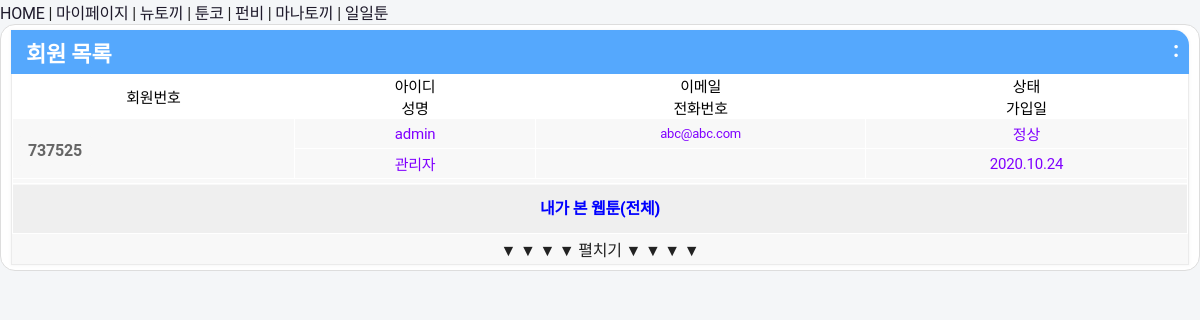
The app's page /user/index.php (signed in), older data.
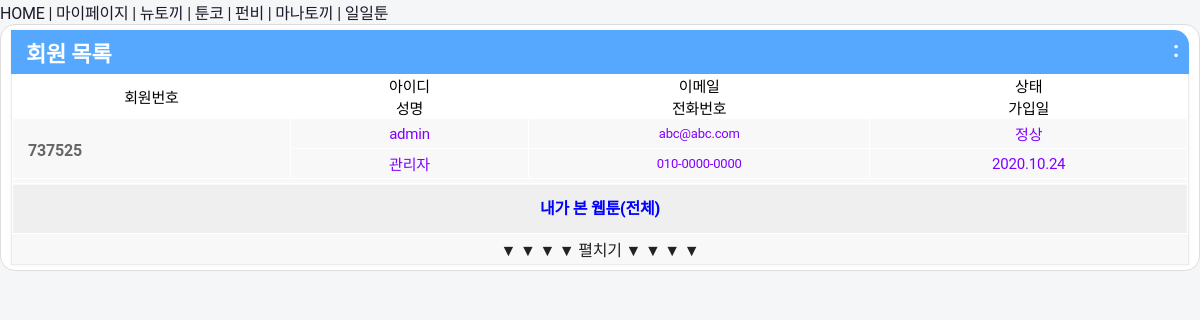
The same page, newer data.
### tables this page shows
CREATE TABLE 'TOON_USER' (MBR_NO TEXT NOT NULL PRIMARY KEY, USERID TEXT NOT NULL, USERNAME TEXT NOT NULL , PHONE TEXT , EMAIL TEXT , PASSWORD TEXT , Memo TEXT , REGDTIME TEXT , UPTDTIME TEXT , STATUS TEXT);

### lib/dbconn.php (called while the page is built, shortened)
<?php
	$cookieMbrNo = $_COOKIE["MBRNO"];
	$webtoonDB = new SQLite3($server_path.'../lib/webtoon.db');
	if($webtoonDB->lastErrorCode() == 0){
		if ( $cookieMbrNo != null && strlen($cookieMbrNo) > 0 ) {
			$mbr_no = openssl_decrypt($cookieMbrNo, 'AES-256-CBC', KEY_256, 0, KEY_128);
			$result = $webtoonDB->query("SELECT MBR_NO, USERID, USERNAME, EMAIL, PHONE, REGDTIME FROM TOON_USER WHERE MBR_NO = '".$mbr_no."' AND STATUS IN ('OK','APPROVED') LIMIT 1;");
			while($row = $result->fetchArray(SQLITE3_ASSOC)){
				$userID = $row["USERID"];
			}
		}
	} else {
		echo "Database connection failed";
		echo $webtoonDB->lastErrorMsg();
	}
?>

### user/index.php (the view, shortened to what this page needs)
<?php
	include('../lib/header.php');
?>
<div id='container'>
	<div class='item'>
		<dl>
			<dt>회원 목록</dt>
			<dd>
				<div class='group' style='padding:0px;'>
					<table border=0 width="100%" cellspacing=0 cellpadding=0>
					<tr><td>
					<table style="line-height:1.5;border-color:#ffffff;" border=1 width="100%" cellspacing=0 cellpadding=0>
						<tr>
							<td rowspan="2" width="70" align="center" style='font-size:15px;color:#000000;'>회원번호</td><td width="60" align="center" style='font-size:15px;color:#000000;'>아이디</td><td align="center" style='font-size:15px;color:#000000;'>이메일</td><td width="80" align="center" style='font-size:15px;color:#000000;'>상태</td>
						</tr>
						<tr>
							<td align="center" style='font-size:15px;color:#000000;'>성명</td><td align="center" style='font-size:15px;color:#000000;'>전화번호</td><td align="center" style='font-size:15px;color:#000000;'>가입일</td>
						</tr>
<?php
	if ( $userID == "admin" || $userID == "jackie" ) {
		$userList = "SELECT MBR_NO, USERID, USERNAME, EMAIL, PHONE, CASE WHEN STATUS='OK' THEN '정상' WHEN STATUS='WAIT' THEN '승인대기' WHEN STATUS='REJECT' THEN '승인거절' WHEN STATUS='APPROVED' THEN '승인완료' END AS STATUS, REGDTIME FROM TOON_USER ORDER BY REGDTIME DESC, USERID; ";
	} else {
		$userList = "SELECT MBR_NO, USERID, USERNAME, EMAIL, PHONE, CASE WHEN STATUS='OK' THEN '정상' WHEN STATUS='WAIT' THEN '승인대기' WHEN STATUS='REJECT' THEN '승인거절' WHEN STATUS='APPROVED' THEN '승인완료' END AS STATUS, REGDTIME FROM TOON_USER WHERE USERID='".$userID."' ORDER BY REGDTIME DESC, USERID; ";
	}
	$webtoonView = $webtoonDB->query($userList);
	while($row = $webtoonView->fetchArray(SQLITE3_ASSOC)){
		$memmbr_no = $row["MBR_NO"];
		$memuserID = $row["USERID"];
		$memuserName = $row["USERNAME"];
		$memuserEmail = $row["EMAIL"];
		$memuserPhone = $row["PHONE"];
		$memuserStatus = $row["STATUS"];
		$memuserCreated = $row["REGDTIME"];
		$memuserCreated = substr($memuserCreated,0,4).".".substr($memuserCreated,4,2).".".substr($memuserCreated,6,2);
		echo "<tr style='background-color:#f8f8f8'>";
		echo "<td rowspan='2' style='font-size:15px;color:#8000ff;' align=center valign=middle><a href='./userdetail.php?userid=".$memuserID."'>".substr($memmbr_no,8)."</a></td>";
		echo "<td style='height:30px;font-size:15px;color:#8000ff;' align=center valign=middle>".$memuserID."</td>";
		echo "<td style='height:30px;font-size:13px;color:#8000ff;' align=center valign=middle>".$memuserEmail."</td>";
		echo "<td style=;height:30px;font-size:15px;color:#8000ff;' align=center valign=middle>".$memuserStatus."</td>";
		echo "</tr>\n";
		echo "<tr style='background-color:#f8f8f8'>";
		echo "<td style='height:30px;font-size:15px;color:#8000ff;' align=center valign=middle>".$memuserName."</td>";
		echo "<td style='height:30px;font-size:13px;color:#8000ff;' align=center valign=middle>".$memuserPhone."</td>";
		echo "<td style='height:30px;font-size:15px;color:#8000ff;' align=center valign=middle>".$memuserCreated."</td>";
		echo "</tr>\n";
	}
?>
						<tr style='background-color:#f8f8f8' height='5'><td colspan="4" width="100%" align="center" valign="middle"></td></tr>
						<tr style='background-color:#f8f8f8' height='50'><td colspan="4" width="100%" align="center" valign="middle"><input style="border:none;line-height:48px;width:100%;font-weight:900;color:#0000ff;" type="button" value="내가 본 웹툰(전체)" onClick="location.href='./myview.php';"></td></tr>
					</table>
<?php
	if ( $userID == "admin" || $userID == "jackie" ) {
?>
					<table style="line-height:1.5;border-color:#ffffff;" border=0 width="100%" cellspacing=0 cellpadding=0>
						<tr style='height:30px;background-color:#f8f8f8' width="100%" height='10'><td width="100%" align="center" valign="middle" id="fold" onClick="chkFold();">▼ ▼ ▼ ▼ 펼치기 ▼ ▼ ▼ ▼</td></tr>
					</table>
<?php
	}
?>
					</table>
				</div>
			</dd>
		</dl>
	</div>
</body>
</html>

Row changes from the older to the newer data that the page shows:
changed toon_user "admin": PHONE (not shown) → "010-0000-0000"
